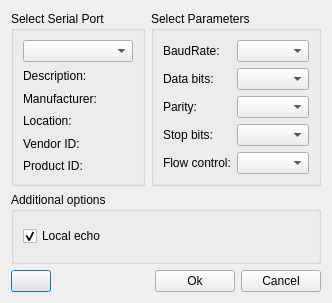
<?xml version="1.0" encoding="UTF-8"?>
<ui version="4.0">
 <class>SettingsDialog</class>
 <widget class="QDialog" name="SettingsDialog">
  <property name="windowModality">
   <enum>Qt::ApplicationModal</enum>
  </property>
  <property name="geometry">
   <rect>
    <x>0</x>
    <y>0</y>
    <width>332</width>
    <height>303</height>
   </rect>
  </property>
  <property name="windowTitle">
   <string>Settings</string>
  </property>
  <property name="windowIcon">
   <iconset>
    <normaloff>icons/settings-icon.png</normaloff>icons/settings-icon.png</iconset>
  </property>
  <layout class="QGridLayout" name="gridLayout_3">
   <item row="0" column="1">
    <widget class="QGroupBox" name="parametersBox">
     <property name="title">
      <string>Select Parameters</string>
     </property>
     <layout class="QGridLayout" name="gridLayout_2">
      <item row="0" column="0">
       <widget class="QLabel" name="baudRateLabel">
        <property name="text">
         <string>BaudRate:</string>
        </property>
       </widget>
      </item>
      <item row="0" column="1">
       <widget class="QComboBox" name="lbBaudRate"/>
      </item>
      <item row="1" column="0">
       <widget class="QLabel" name="dataBitsLabel">
        <property name="text">
         <string>Data bits:</string>
        </property>
       </widget>
      </item>
      <item row="1" column="1">
       <widget class="QComboBox" name="lbDataBits"/>
      </item>
      <item row="2" column="0">
       <widget class="QLabel" name="parityLabel">
        <property name="text">
         <string>Parity:</string>
        </property>
       </widget>
      </item>
      <item row="2" column="1">
       <widget class="QComboBox" name="lbParity"/>
      </item>
      <item row="3" column="0">
       <widget class="QLabel" name="stopBitsLabel">
        <property name="text">
         <string>Stop bits:</string>
        </property>
       </widget>
      </item>
      <item row="3" column="1">
       <widget class="QComboBox" name="lbStopBits"/>
      </item>
      <item row="4" column="0">
       <widget class="QLabel" name="flowControlLabel">
        <property name="text">
         <string>Flow control:</string>
        </property>
       </widget>
      </item>
      <item row="4" column="1">
       <widget class="QComboBox" name="lbFlowControl"/>
      </item>
     </layout>
    </widget>
   </item>
   <item row="0" column="0">
    <widget class="QGroupBox" name="selectBox">
     <property name="title">
      <string>Select Serial Port</string>
     </property>
     <layout class="QGridLayout" name="gridLayout">
      <item row="0" column="0">
       <widget class="QComboBox" name="lbSerialPortInfo"/>
      </item>
      <item row="1" column="0">
       <widget class="QLabel" name="descriptionLabel">
        <property name="text">
         <string>Description:</string>
        </property>
       </widget>
      </item>
      <item row="2" column="0">
       <widget class="QLabel" name="manufacturerLabel">
        <property name="text">
         <string>Manufacturer:</string>
        </property>
       </widget>
      </item>
      <item row="3" column="0">
       <widget class="QLabel" name="locationLabel">
        <property name="text">
         <string>Location:</string>
        </property>
       </widget>
      </item>
      <item row="4" column="0">
       <widget class="QLabel" name="vidLabel">
        <property name="text">
         <string>Vendor ID:</string>
        </property>
       </widget>
      </item>
      <item row="5" column="0">
       <widget class="QLabel" name="pidLabel">
        <property name="text">
         <string>Product ID:</string>
        </property>
       </widget>
      </item>
     </layout>
    </widget>
   </item>
   <item row="2" column="0" colspan="2">
    <layout class="QHBoxLayout" name="horizontalLayout">
     <item>
      <widget class="QPushButton" name="pbRefresh">
       <property name="sizePolicy">
        <sizepolicy hsizetype="Minimum" vsizetype="Fixed">
         <horstretch>0</horstretch>
         <verstretch>0</verstretch>
        </sizepolicy>
       </property>
       <property name="toolTip">
        <string>Refresh</string>
       </property>
       <property name="text">
        <string/>
       </property>
       <property name="icon">
        <iconset>
         <normaloff>icons/refresh-icon.png</normaloff>icons/refresh-icon.png</iconset>
       </property>
       <property name="iconSize">
        <size>
         <width>16</width>
         <height>24</height>
        </size>
       </property>
      </widget>
     </item>
     <item>
      <spacer name="horizontalSpacer">
       <property name="orientation">
        <enum>Qt::Horizontal</enum>
       </property>
       <property name="sizeHint" stdset="0">
        <size>
         <width>96</width>
         <height>20</height>
        </size>
       </property>
      </spacer>
     </item>
     <item>
      <widget class="QPushButton" name="pbOk">
       <property name="text">
        <string>Ok</string>
       </property>
      </widget>
     </item>
     <item>
      <widget class="QPushButton" name="pbCancel">
       <property name="text">
        <string>Cancel</string>
       </property>
      </widget>
     </item>
    </layout>
   </item>
   <item row="1" column="0" colspan="2">
    <widget class="QGroupBox" name="additionalOptionsGroupBox">
     <property name="title">
      <string>Additional options</string>
     </property>
     <layout class="QVBoxLayout" name="verticalLayout">
      <item>
       <widget class="QCheckBox" name="cbLocalEcho">
        <property name="text">
         <string>Local echo</string>
        </property>
        <property name="checked">
         <bool>true</bool>
        </property>
       </widget>
      </item>
     </layout>
    </widget>
   </item>
  </layout>
 </widget>
 <resources/>
 <connections/>
</ui>
